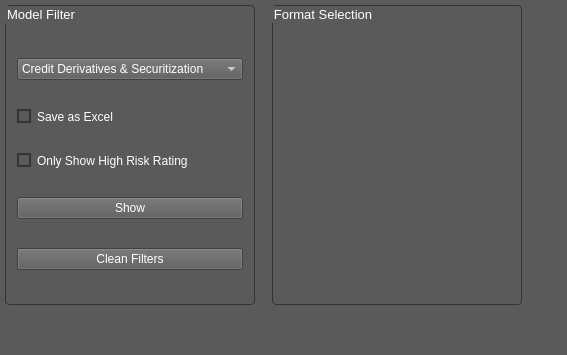
                   <widget class="QWidget" name="page_android_clean">
                    <property name="styleSheet">
                     <string notr="true">background:rgb(91,90,90);</string>
                    </property>
                    <layout class="QGridLayout" name="gridLayout_5">
                     <property name="leftMargin">
                      <number>5</number>
                     </property>
                     <property name="topMargin">
                      <number>5</number>
                     </property>
                     <property name="rightMargin">
                      <number>5</number>
                     </property>
                     <property name="bottomMargin">
                      <number>5</number>
                     </property>
                     <property name="spacing">
                      <number>5</number>
                     </property>
                     <item row="0" column="3">
                      <widget class="QGroupBox" name="groupBox">
                       <property name="minimumSize">
                        <size>
                         <width>250</width>
                         <height>300</height>
                        </size>
                       </property>
                       <property name="maximumSize">
                        <size>
                         <width>250</width>
                         <height>300</height>
                        </size>
                       </property>
                       <property name="font">
                        <font>
                         <family>Segoe UI</family>
                         <pointsize>10</pointsize>
                        </font>
                       </property>
                       <property name="styleSheet">
                        <string notr="true">QGroupBox{
	border:1px solid rgb(51,51,51);	
	border-radius:4px;
	color:white;
	background:rgb(91,90,90);
}
</string>
                       </property>
                       <property name="title">
                        <string>Format Selection</string>
                       </property>
                       <layout class="QGridLayout" name="gridLayout_6"/>
                      </widget>
                     </item>
                     <item row="0" column="0">
                      <widget class="QGroupBox" name="groupBox_clean">
                       <property name="minimumSize">
                        <size>
                         <width>250</width>
                         <height>300</height>
                        </size>
                       </property>
                       <property name="maximumSize">
                        <size>
                         <width>250</width>
                         <height>300</height>
                        </size>
                       </property>
                       <property name="sizeIncrement">
                        <size>
                         <width>0</width>
                         <height>0</height>
                        </size>
                       </property>
                       <property name="font">
                        <font>
                         <family>Segoe UI</family>
                         <pointsize>10</pointsize>
                        </font>
                       </property>
                       <property name="styleSheet">
                        <string notr="true">QGroupBox{
	border:1px solid rgb(51,51,51);	
	border-radius:4px;
	color:white;
	background:rgb(91,90,90);
}
</string>
                       </property>
                       <property name="title">
                        <string>Model Filter</string>
                       </property>
                       <property name="alignment">
                        <set>Qt::AlignLeading|Qt::AlignLeft|Qt::AlignVCenter</set>
                       </property>
                       <property name="flat">
                        <bool>false</bool>
                       </property>
                       <property name="checkable">
                        <bool>false</bool>
                       </property>
                       <layout class="QVBoxLayout" name="verticalLayout_12">
                        <item>
                         <widget class="QComboBox" name="Model_Type_Box">
                          <property name="font">
                           <font>
                            <family>Segoe UI</family>
                            <pointsize>9</pointsize>
                           </font>
                          </property>
                          <property name="styleSheet">
                           <string notr="true">QComboBox {
	background:rgb(91,90,90);
    color:white;
}</string>
                          </property>
                          <item>
                           <property name="text">
                            <string>Credit Derivatives &amp; Securitization</string>
                           </property>
                          </item>
                          <item>
                           <property name="text">
                            <string>Equities</string>
                           </property>
                          </item>
                          <item>
                           <property name="text">
                            <string>FX and Money Markets</string>
                           </property>
                          </item>
                          <item>
                           <property name="text">
                            <string>Interest Rate Derivatives</string>
                           </property>
                          </item>
                         </widget>
                        </item>
                        <item>
                         <widget class="QCheckBox" name="checkBox">
                          <property name="font">
                           <font>
                            <family>Segoe UI</family>
                            <pointsize>9</pointsize>
                           </font>
                          </property>
                          <property name="styleSheet">
                           <string notr="true">QCheckBox {
    color:rgb(255,255,255);
}

QCheckBox::indicator {
    width: 10px;
    height: 10px;
}

QCheckBox::indicator:unchecked {
    border:2px solid rgb(51,51,51);
	background:rgb(91,90,90);
}

QCheckBox::indicator:unchecked:pressed {
	border:2px solid rgb(51,51,51);
   	background:rgb(0,143,170);
}

QCheckBox::indicator:checked {
	background-color:rgb(0,143,170);
    border: 2px solid rgb(51,51,51);
}

QCheckBox::indicator:checked:pressed {
    border:2px solid rgb(51,51,51);
	background:rgb(91,90,90);
}

</string>
                          </property>
                          <property name="text">
                           <string>Save as Excel</string>
                          </property>
                          <property name="tristate">
                           <bool>false</bool>
                          </property>
                         </widget>
                        </item>
                        <item>
                         <widget class="QCheckBox" name="checkBox_4">
                          <property name="font">
                           <font>
                            <family>Segoe UI</family>
                            <pointsize>9</pointsize>
                           </font>
                          </property>
                          <property name="styleSheet">
                           <string notr="true">QCheckBox {
    color:rgb(255,255,255);
}

QCheckBox::indicator {
    width: 10px;
    height: 10px;
}

QCheckBox::indicator:unchecked {
    border:2px solid rgb(51,51,51);
	background:rgb(91,90,90);
}

QCheckBox::indicator:unchecked:pressed {
	border:2px solid rgb(51,51,51);
   	background:rgb(0,143,170);
}

QCheckBox::indicator:checked {
	background-color:rgb(0,143,170);
    border: 2px solid rgb(51,51,51);
}

QCheckBox::indicator:checked:pressed {
    border:2px solid rgb(51,51,51);
	background:rgb(91,90,90);
}

</string>
                          </property>
                          <property name="text">
                           <string>Only Show High Risk Rating</string>
                          </property>
                          <property name="tristate">
                           <bool>false</bool>
                          </property>
                         </widget>
                        </item>
                        <item>
                         <widget class="QPushButton" name="pushButton">
                          <property name="font">
                           <font>
                            <family>Segoe UI</family>
                            <pointsize>9</pointsize>
                           </font>
                          </property>
                          <property name="styleSheet">
                           <string notr="true">QPushButton{color:rgb(255, 255, 255)}</string>
                          </property>
                          <property name="text">
                           <string>Show</string>
                          </property>
                         </widget>
                        </item>
                        <item>
                         <widget class="QPushButton" name="pushButton_2">
                          <property name="font">
                           <font>
                            <family>Segoe UI</family>
                            <pointsize>9</pointsize>
                            <weight>50</weight>
                            <bold>false</bold>
                            <kerning>true</kerning>
                           </font>
                          </property>
                          <property name="styleSheet">
                           <string notr="true">QPushButton{color:rgb(255, 255, 255)}</string>
                          </property>
                          <property name="text">
                           <string>Clean Filters</string>
                          </property>
                         </widget>
                        </item>
                       </layout>
                      </widget>
                     </item>
                     <item row="0" column="1" rowspan="2" colspan="2">
                      <widget class="QLabel" name="lab_clean">
                       <property name="styleSheet">
                        <string notr="true"/>
                       </property>
                       <property name="text">
                        <string/>
                       </property>
                      </widget>
                     </item>
                     <item row="0" column="6">
                      <spacer name="horizontalSpacer_7">
                       <property name="orientation">
                        <enum>Qt::Horizontal</enum>
                       </property>
                       <property name="sizeHint" stdset="0">
                        <size>
                         <width>40</width>
                         <height>20</height>
                        </size>
                       </property>
                      </spacer>
                     </item>
                     <item row="3" column="0">
                      <spacer name="verticalSpacer_5">
                       <property name="orientation">
                        <enum>Qt::Vertical</enum>
                       </property>
                       <property name="sizeHint" stdset="0">
                        <size>
                         <width>20</width>
                         <height>40</height>
                        </size>
                       </property>
                      </spacer>
                     </item>
                    </layout>
                   </widget>
